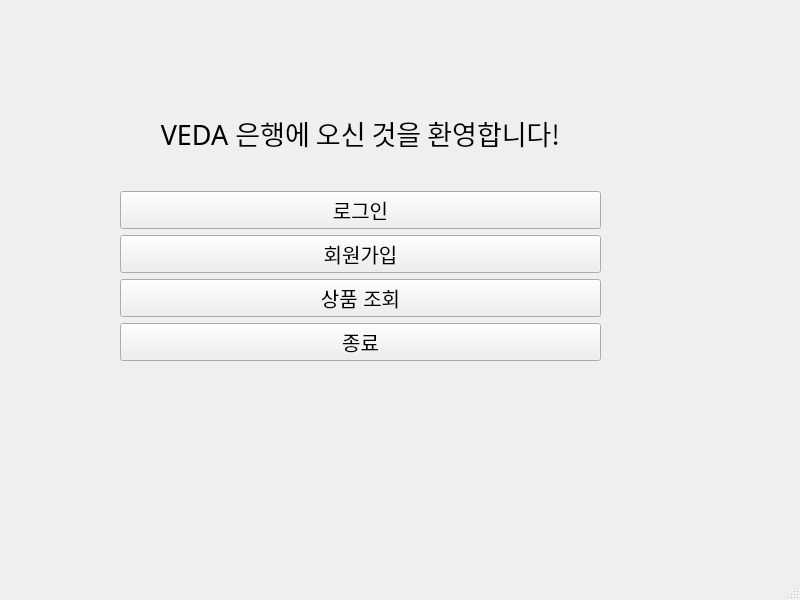
<?xml version="1.0" encoding="UTF-8"?>
<ui version="4.0">
 <class>MainWindow</class>
 <widget class="QMainWindow" name="MainWindow">
  <property name="geometry">
   <rect>
    <x>0</x>
    <y>0</y>
    <width>800</width>
    <height>600</height>
   </rect>
  </property>
  <property name="windowTitle">
   <string>MainWindow</string>
  </property>
  <widget class="QWidget" name="centralwidget">
   <widget class="QWidget" name="verticalLayoutWidget">
    <property name="geometry">
     <rect>
      <x>120</x>
      <y>80</y>
      <width>481</width>
      <height>281</height>
     </rect>
    </property>
    <layout class="QVBoxLayout" name="verticalLayout">
     <item>
      <widget class="QLabel" name="label">
       <property name="font">
        <font>
         <family>휴먼둥근헤드라인</family>
         <pointsize>20</pointsize>
        </font>
       </property>
       <property name="text">
        <string>VEDA 은행에 오신 것을 환영합니다!</string>
       </property>
       <property name="alignment">
        <set>Qt::AlignmentFlag::AlignCenter</set>
       </property>
      </widget>
     </item>
     <item>
      <widget class="QPushButton" name="loginBtn">
       <property name="font">
        <font>
         <pointsize>15</pointsize>
        </font>
       </property>
       <property name="text">
        <string>로그인</string>
       </property>
      </widget>
     </item>
     <item>
      <widget class="QPushButton" name="signInBtn">
       <property name="font">
        <font>
         <pointsize>15</pointsize>
        </font>
       </property>
       <property name="text">
        <string>회원가입</string>
       </property>
      </widget>
     </item>
     <item>
      <widget class="QPushButton" name="showBtn">
       <property name="font">
        <font>
         <pointsize>15</pointsize>
        </font>
       </property>
       <property name="text">
        <string>상품 조회</string>
       </property>
      </widget>
     </item>
     <item>
      <widget class="QPushButton" name="endBtn">
       <property name="font">
        <font>
         <pointsize>15</pointsize>
        </font>
       </property>
       <property name="text">
        <string>종료</string>
       </property>
      </widget>
     </item>
    </layout>
   </widget>
  </widget>
  <widget class="QMenuBar" name="menubar">
   <property name="geometry">
    <rect>
     <x>0</x>
     <y>0</y>
     <width>800</width>
     <height>22</height>
    </rect>
   </property>
  </widget>
  <widget class="QStatusBar" name="statusbar"/>
 </widget>
 <resources/>
 <connections/>
</ui>
